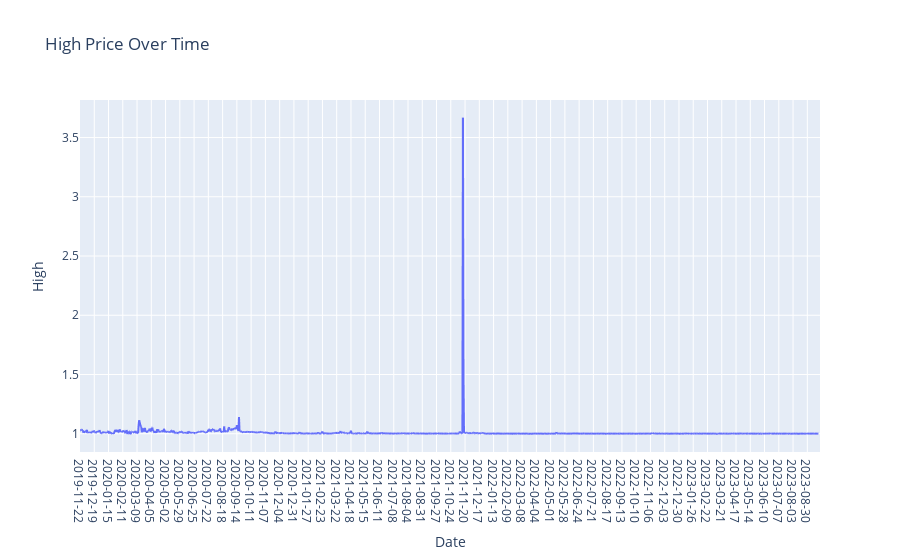

Write notebook code for a chart like this one.
### Markdown cell above
## i) Graph for High Column Values

### Code cell
plt.figure(figsize=(14, 6))
fig = px.line(DAI.High,x=DAI.Date, y='High', labels={'x': 'Date', 'y': 'Price'}, title='High Price Over Time')
fig.update_xaxes(type='category')  # Ensure the x-axis treats the index as categorical (date)
fig.show()

### Figure 1 — Plotly figure (JSON) as saved in the notebook; plotly's stock layout.template omitted (floating-point values rounded to 4 significant figures; data arrays with more than 128 entries replaced by an {"elided": "..."} marker saying what was removed)
{"data": [{"hovertemplate": "Date=%{x}<br>High=%{y}<extra></extra>", "legendgroup": "", "line": {"color": "#636efa", "dash": "solid"}, "marker": {"symbol": "circle"}, "mode": "lines", "name": "", "showlegend": false, "type": "scattergl", "x": {"elided": "1402 str values"}, "xaxis": "x", "y": {"elided": "1402 float values"}, "yaxis": "y"}], "layout": {"legend": {"tracegroupgap": 0}, "title": {"text": "High Price Over Time"}, "xaxis": {"anchor": "y", "domain": [0, 1], "title": {"text": "Date"}, "type": "category"}, "yaxis": {"anchor": "x", "domain": [0, 1], "title": {"text": "High"}}}}
